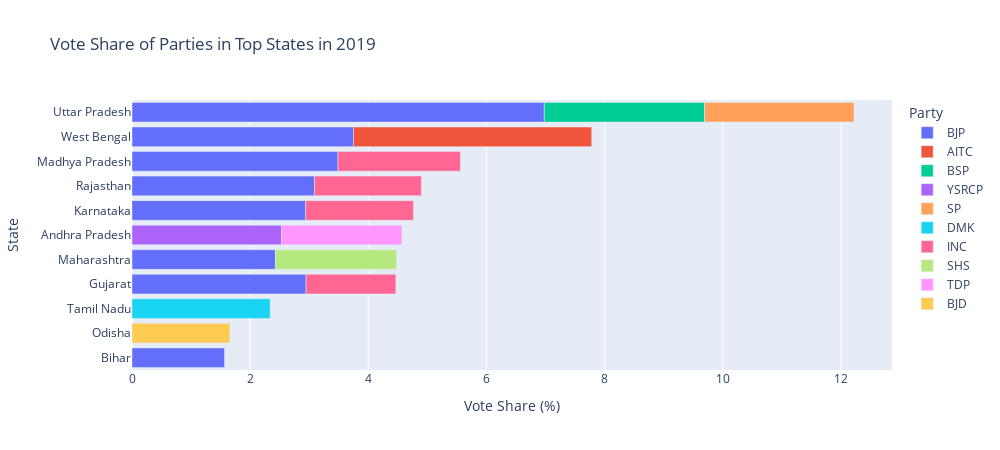

The notebook cell this image was saved under:
### Code cell
#2019
 #grouping votes by states
 state_votes19 = df_2019.groupby(['state','party'])['total_votes'].sum().reset_index()
 #total votes
 total_state_votes19 = state_votes19['total_votes'].sum()
 #calculating votes percentage
 state_votes19['vote_share']=(state_votes19['total_votes']/total_state_votes19)*100
 #sorting top20 states for plotting
 sorted_state_votes19 = state_votes19.sort_values(by='vote_share',ascending=False).head(20)
 #plotting graph
 fig = px.bar(sorted_state_votes19, x='vote_share', y='state',color='party',orientation='h',
              labels={'state':'State', 'vote_share':'Vote Share%', 'party':'Party'},
 title='Vote Share of Parties in Top States in 2019',
 hover_data={'vote_share': ':.2f'})
 fig.update_layout(yaxis={'categoryorder':'total ascending'},
                   xaxis=dict(title='Vote Share (%)'),
 legend_title='Party',
 width=1000, height=450)
 fig.show()

### Figure 1 — Plotly figure (JSON) as saved in the notebook; plotly's stock layout.template omitted (floating-point values rounded to 4 significant figures)
{"data": [{"alignmentgroup": "True", "hovertemplate": "Party=BJP<br>Vote Share%=%{x:.2f}<br>State=%{y}<extra></extra>", "legendgroup": "BJP", "marker": {"color": "#636efa", "pattern": {"shape": ""}}, "name": "BJP", "offsetgroup": "BJP", "orientation": "h", "showlegend": true, "textposition": "auto", "type": "bar", "x": [6.978, 3.75, 3.485, 3.088, 2.946, 2.939, 2.428, 1.566], "xaxis": "x", "y": ["Uttar Pradesh", "West Bengal", "Madhya Pradesh", "Rajasthan", "Gujarat", "Karnataka", "Maharashtra", "Bihar"], "yaxis": "y"}, {"alignmentgroup": "True", "hovertemplate": "Party=AITC<br>Vote Share%=%{x:.2f}<br>State=%{y}<extra></extra>", "legendgroup": "AITC", "marker": {"color": "#EF553B", "pattern": {"shape": ""}}, "name": "AITC", "offsetgroup": "AITC", "orientation": "h", "showlegend": true, "textposition": "auto", "type": "bar", "x": [4.031], "xaxis": "x", "y": ["West Bengal"], "yaxis": "y"}, {"alignmentgroup": "True", "hovertemplate": "Party=BSP<br>Vote Share%=%{x:.2f}<br>State=%{y}<extra></extra>", "legendgroup": "BSP", "marker": {"color": "#00cc96", "pattern": {"shape": ""}}, "name": "BSP", "offsetgroup": "BSP", "orientation": "h", "showlegend": true, "textposition": "auto", "type": "bar", "x": [2.713], "xaxis": "x", "y": ["Uttar Pradesh"], "yaxis": "y"}, {"alignmentgroup": "True", "hovertemplate": "Party=YSRCP<br>Vote Share%=%{x:.2f}<br>State=%{y}<extra></extra>", "legendgroup": "YSRCP", "marker": {"color": "#ab63fa", "pattern": {"shape": ""}}, "name": "YSRCP", "offsetgroup": "YSRCP", "orientation": "h", "showlegend": true, "textposition": "auto", "type": "bar", "x": [2.53], "xaxis": "x", "y": ["Andhra Pradesh"], "yaxis": "y"}, {"alignmentgroup": "True", "hovertemplate": "Party=SP<br>Vote Share%=%{x:.2f}<br>State=%{y}<extra></extra>", "legendgroup": "SP", "marker": {"color": "#FFA15A", "pattern": {"shape": ""}}, "name": "SP", "offsetgroup": "SP", "orientation": "h", "showlegend": true, "textposition": "auto", "type": "bar", "x": [2.529], "xaxis": "x", "y": ["Uttar Pradesh"], "yaxis": "y"}, {"alignmentgroup": "True", "hovertemplate": "Party=DMK<br>Vote Share%=%{x:.2f}<br>State=%{y}<extra></extra>", "legendgroup": "DMK", "marker": {"color": "#19d3f3", "pattern": {"shape": ""}}, "name": "DMK", "offsetgroup": "DMK", "orientation": "h", "showlegend": true, "textposition": "auto", "type": "bar", "x": [2.339], "xaxis": "x", "y": ["Tamil Nadu"], "yaxis": "y"}, {"alignmentgroup": "True", "hovertemplate": "Party=INC<br>Vote Share%=%{x:.2f}<br>State=%{y}<extra></extra>", "legendgroup": "INC", "marker": {"color": "#FF6692", "pattern": {"shape": ""}}, "name": "INC", "offsetgroup": "INC", "orientation": "h", "showlegend": true, "textposition": "auto", "type": "bar", "x": [2.073, 1.824, 1.809, 1.52], "xaxis": "x", "y": ["Madhya Pradesh", "Karnataka", "Rajasthan", "Gujarat"], "yaxis": "y"}, {"alignmentgroup": "True", "hovertemplate": "Party=SHS<br>Vote Share%=%{x:.2f}<br>State=%{y}<extra></extra>", "legendgroup": "SHS", "marker": {"color": "#B6E880", "pattern": {"shape": ""}}, "name": "SHS", "offsetgroup": "SHS", "orientation": "h", "showlegend": true, "textposition": "auto", "type": "bar", "x": [2.05], "xaxis": "x", "y": ["Maharashtra"], "yaxis": "y"}, {"alignmentgroup": "True", "hovertemplate": "Party=TDP<br>Vote Share%=%{x:.2f}<br>State=%{y}<extra></extra>", "legendgroup": "TDP", "marker": {"color": "#FF97FF", "pattern": {"shape": ""}}, "name": "TDP", "offsetgroup": "TDP", "orientation": "h", "showlegend": true, "textposition": "auto", "type": "bar", "x": [2.038], "xaxis": "x", "y": ["Andhra Pradesh"], "yaxis": "y"}, {"alignmentgroup": "True", "hovertemplate": "Party=BJD<br>Vote Share%=%{x:.2f}<br>State=%{y}<extra></extra>", "legendgroup": "BJD", "marker": {"color": "#FECB52", "pattern": {"shape": ""}}, "name": "BJD", "offsetgroup": "BJD", "orientation": "h", "showlegend": true, "textposition": "auto", "type": "bar", "x": [1.657], "xaxis": "x", "y": ["Odisha"], "yaxis": "y"}], "layout": {"barmode": "relative", "height": 450, "legend": {"title": {"text": "Party"}, "tracegroupgap": 0}, "title": {"text": "Vote Share of Parties in Top States in 2019"}, "width": 1000, "xaxis": {"anchor": "y", "domain": [0, 1], "title": {"text": "Vote Share (%)"}}, "yaxis": {"anchor": "x", "categoryorder": "total ascending", "domain": [0, 1], "title": {"text": "State"}}}}
